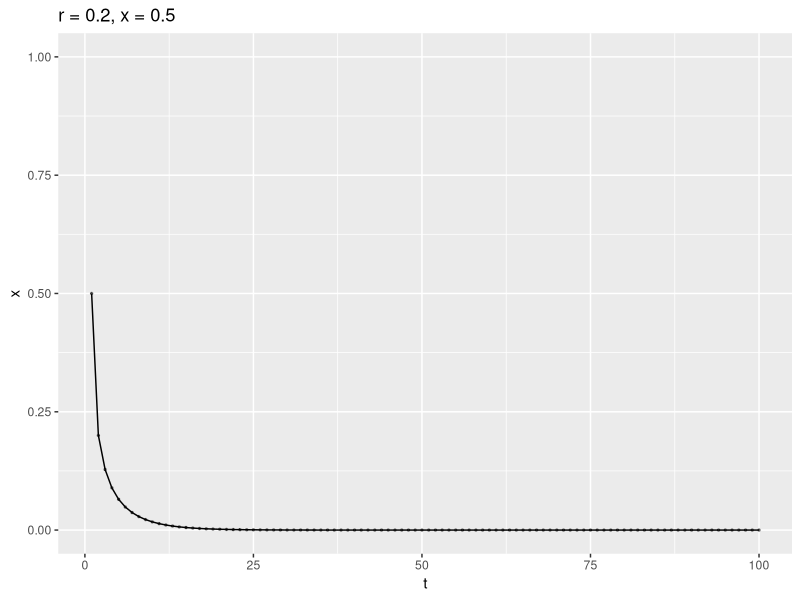
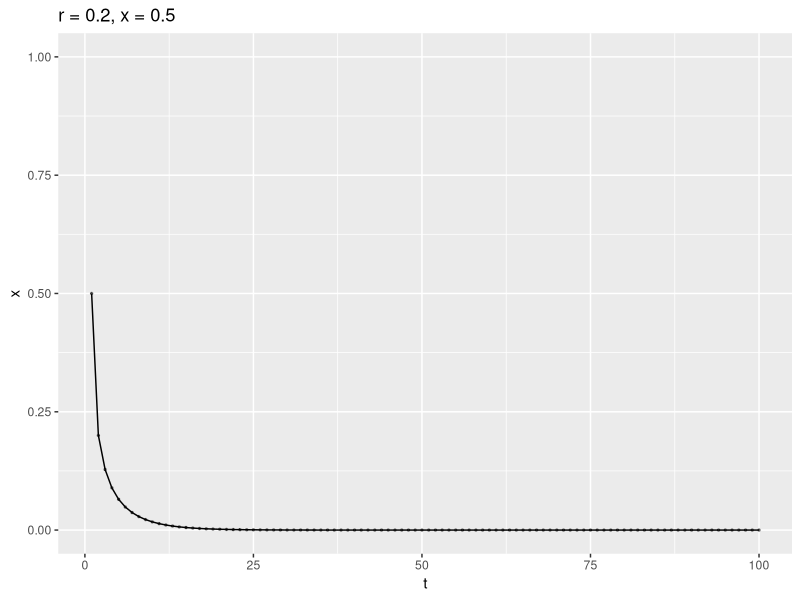
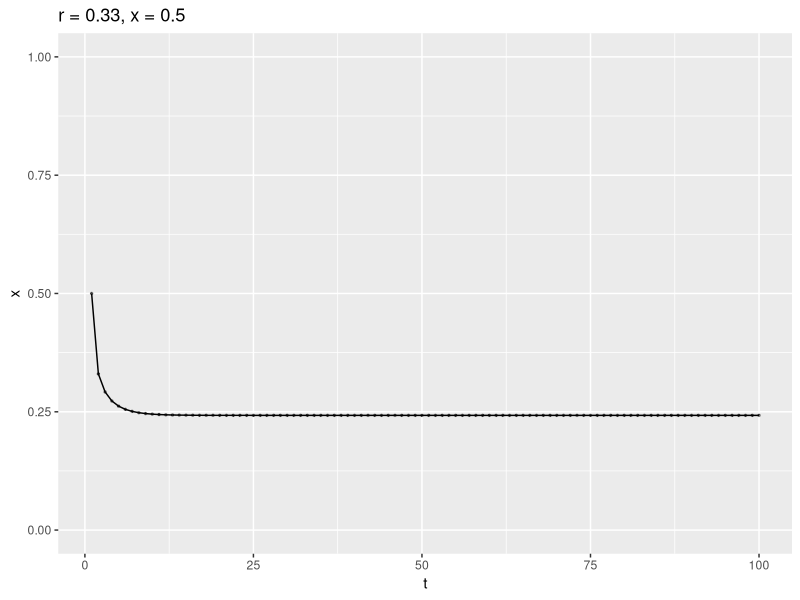
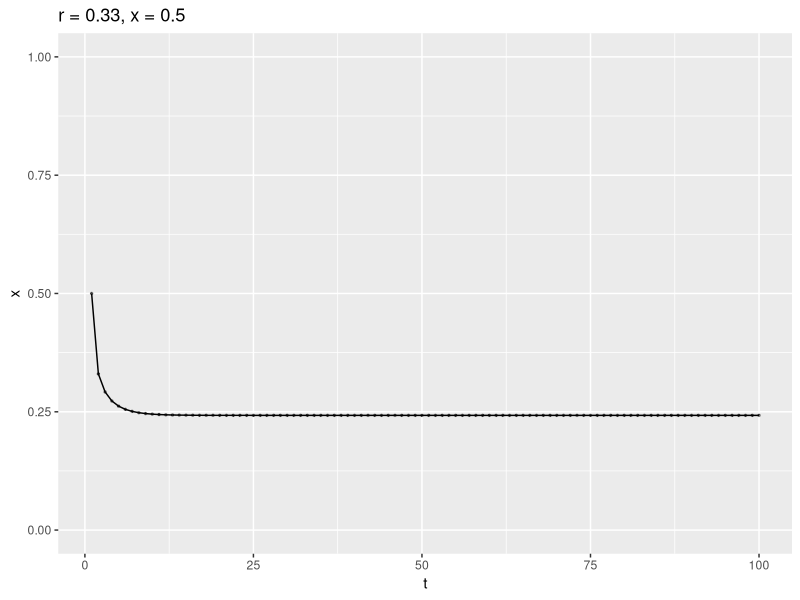
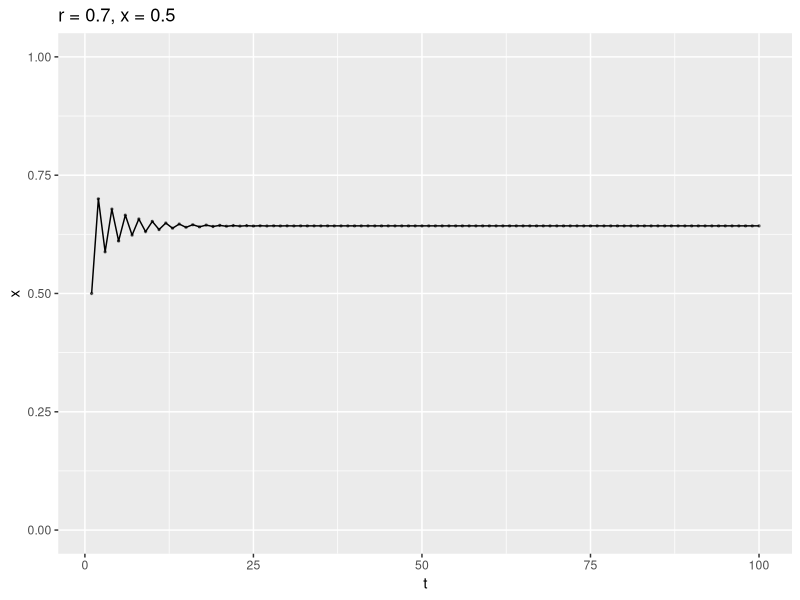
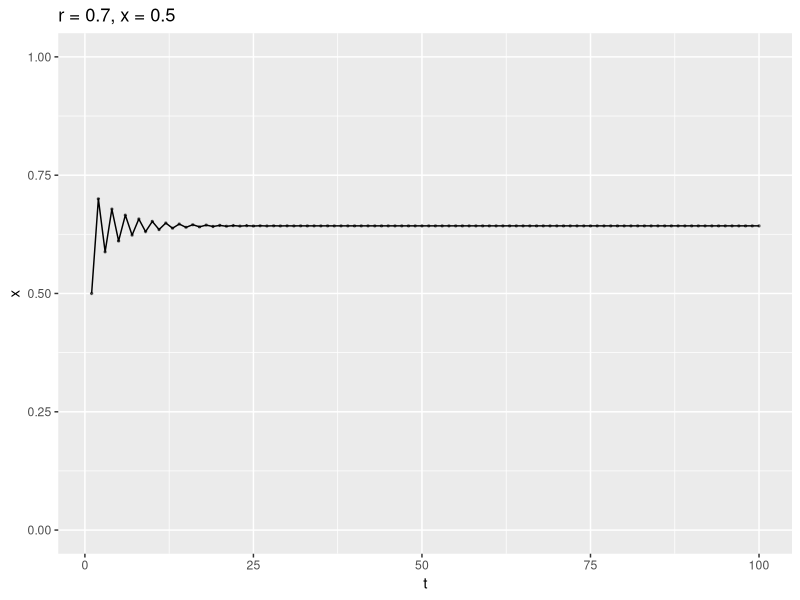
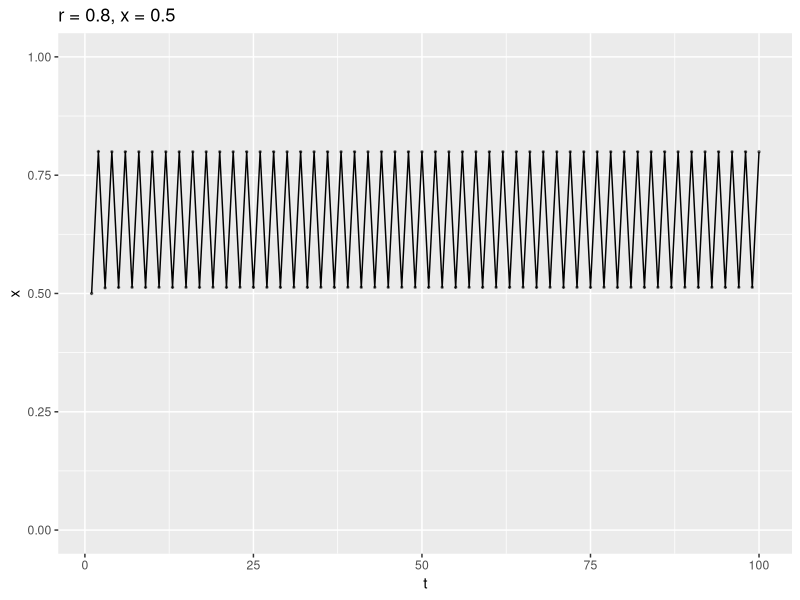
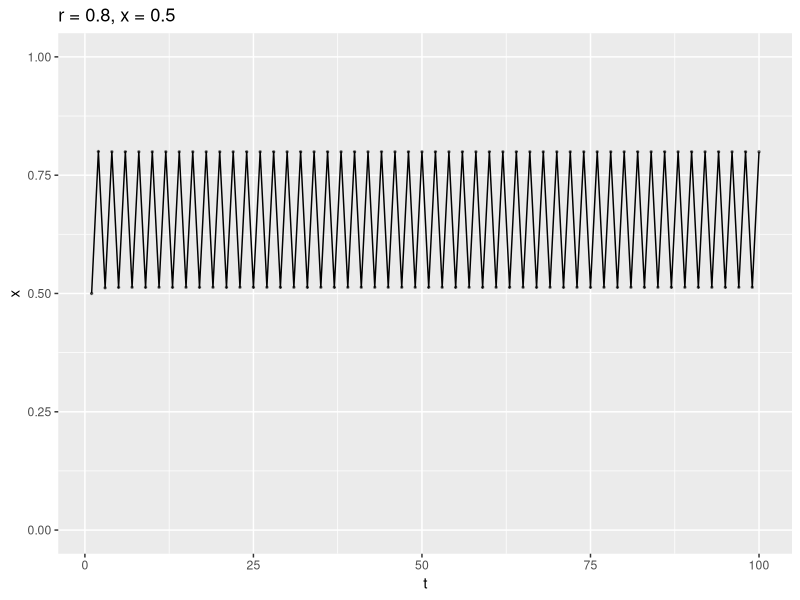

Reproduce these figures in R, in order. (Note: this script raises an error after producing the figures.)
## ---- chunk 1
set.seed(1014)
options(digits = 3)

knitr::opts_chunk$set(
  comment = "#>",
  collapse = TRUE,
  message = FALSE,
  warning = FALSE,
  cache = TRUE,
  out.width = "70%",
  fig.align = 'center',
  fig.width = 6,
  fig.asp =  0.4,  #0.618,  # 1 / phi
  fig.show = "hold",
  size = "tiny"
)


options(max.print = 20,
        dplyr.print_max = 7,
        dplyr.print_min = 3)

## ---- chunk 2
logistic_map <- function(r, x, N, M){
  ## r: growth rate
  ## x: initial value
  ## N: number of iteration
  ## M: number of iteration points to be returned
  z <- 1:N
  z[1] <- x
  for(i in c(1:(N-1))){
    z[i+1] <- 4 * r * z[i]  * (1 - z[i])
  }
  ## Return the last M iterations 
  z[c((N-M):N)]
}
## ---- chunk 3
library(tidyverse)
library(glue)
library(gridExtra)
## ---- chunk 4

log_map_plot <- function(data = df, y, r, x, time = "time"){

  out_plot <- ggplot(data) +
    aes_string(x = time, y = y) +
    geom_point(alpha = .5, size = .5) +
    geom_line() +
    coord_cartesian(ylim = c(0,1)) +
    labs(title = paste0("r = ",r,", x = ",x),
         y = "x", 
         x = "t")
    
  print(out_plot)
  
  return(out_plot)
}
## ---- chunk 5
df <- data.frame(time = 1:100)

r = .20
x = .5

df$log_map1 <- logistic_map(r = r, 
                            x = x,
                            N = 100,
                            M = 100)



p1 <- log_map_plot(data = df,
             r = r, 
             x = x,
             y = "log_map1")
p1

## ---- chunk 6
tail(df$log_map1)
## ---- chunk 7
r = .33
x = .5
df$log_map2 <- logistic_map(r = r, 
                     x = x,
                     N = 100,
                     M = 100)

p2 <- log_map_plot(data = df,
             r = r, 
             x = x,
             y = "log_map2")
p2
## ---- chunk 8
r = .7
x = .5
df$log_map3 <- logistic_map(r = r, 
                     x = x,
                     N = 100,
                     M = 100)

p3 <- log_map_plot(data = df,
             r = r, 
             x = x,
             y = "log_map3")

p3
## ---- chunk 9
r = .8
x = .5
df$log_map4 <- logistic_map(r = r, 
                     x = x,
                     N = 100,
                     M = 100)

p4 <- log_map_plot(data = df,
             r = r, 
             x = x,
             y = "log_map4")
p4
## ---- chunk 10
r = .88
x = .5
df$log_map5 <- logistic_map(r = r, 
                     x = x,
                     N = 100,
                     M = 100)

p5 <- log_map_plot(data = df,
             r = r, 
             x = x,
             y = "log_map5")
p5
## ---- chunk 11
r = 1
x = .49999999
df$log_map6 <- logistic_map(r = r, 
                     x = x,
                     N = 100,
                     M = 100)

p6 <- log_map_plot(data = df,
             r = r, 
             x = x,
             y = "log_map6")
p6
## ---- chunk 12
r = 1
x = .987654321
df$log_map7 <- logistic_map(r = r, 
                     x = x,
                     N = 100,
                     M = 100)

p7 <- log_map_plot(data = df,
             r = r, 
             x = x,
             y = "log_map7")
p7
## ---- chunk 13
r = 1
x = .987654320

df$log_map8 <- logistic_map(r = r, 
                     x = x,
                     N = 100,
                     M = 100)

p8 <- log_map_plot(data = df,
             r = r, 
             x = x,
             y = "log_map8")
p8
## ---- chunk 14
df %>% 
  mutate(delta_map7_8 = abs(log_map8 - log_map7)) -> df


p9 <- log_map_plot(data = df,
             r = .999999, 
             x = "Delta",
             y = "delta_map7_8")
p9
## ---- chunk 15
p10 <- df %>% 
  select(time, log_map7, log_map8) %>% 
  gather(key = start_value, value = value, -time) %>% 
  ggplot() +
  aes(x = time, y = value, color = start_value, shape = start_value) +
  geom_point() +
  geom_line() +
  theme(legend.position = "none") +
  labs(x = "t",
       y = "x")
p10
## ---- chunk 16

grid.arrange(p3, p4, p5, 
             p6, p7, p8,
             nrow = 2)
## ---- chunk 17
start_values <- seq(from = 0, to = 1, by = .01)

start_values %>% 
  map_dfc(~logistic_map(r = .999999, x = ., N = 100, M = 100)) -> feigenbaum

feigenbaum <- feigenbaum[-1]
## ---- chunk 18
cor(feigenbaum$V2, feigenbaum$V3)
cor(feigenbaum) -> cor_feigenbaum

cor_feigenbaum_upper.tri <- cor_feigenbaum[upper.tri(cor_feigenbaum)]
## ---- chunk 19
library(corrplot)
corrplot(cor_feigenbaum)
## ---- chunk 20
start_values
start_values[c(2,99)]
## ---- chunk 21
cor_feigenbaum2 <- cor_feigenbaum[1:49, 1:49]
cor_feigenbaum_upper.tri2 <- cor_feigenbaum2[upper.tri(cor_feigenbaum2)]
mean(cor_feigenbaum_upper.tri2)
## ---- chunk 22
ggplot(data.frame(cor_feigenbaum_upper.tri2)) +
  geom_histogram(aes(x = cor_feigenbaum_upper.tri2))
## ---- chunk 23
feigenbaum %>% 
  filter(row_number() == 100) %>% 
  gather() %>% 
  ggplot(aes(x = key, y = value)) +
  geom_line(group = 1) +
  geom_point()
## ---- chunk 24
start_values_close <- seq(from = 0, by = .00001, length.out = 100)

start_values %>% 
  map_dfc(~logistic_map(r = .999999, x = ., N = 100, M = 100)) -> feigenbaum2

feigenbaum2 <- feigenbaum2[-1]
## ---- chunk 25
feigenbaum2 %>% 
  filter(row_number() == 100) %>% 
  gather() %>% 
  ggplot(aes(x = key, y = value)) +
  geom_line(group = 1) +
  geom_point()
## ---- chunk 26
r_values <- seq(from = .25, to = 1, by = .01)

r_values %>% 
  map_dfc(~logistic_map(r = ., x = .1, N = 1000, M = 100)) -> feigenbaum_r


names(feigenbaum_r) <- paste0("r_", r_values)


feigenbaum_r %>% 
  gather()  %>% 
  separate(key, into = c("r_const", "r_value"), sep = "_") -> feigenbaum_r_long

feigenbaum_r_long %>% 
  mutate(r_value_num = as.numeric(r_value)) %>% 
  filter(between(r_value_num, 0.01, .999)) -> feigenbaum_r_long

## ---- chunk 27
feigenbaum_r_long %>% 
  ggplot(aes(x = r_value_num, y = value)) +
  geom_point(size = .1)
